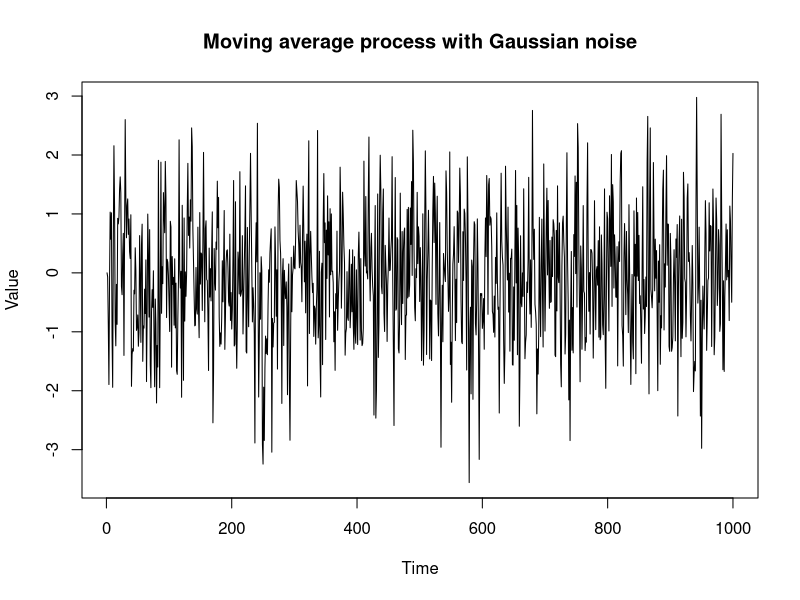

Recreate this plot in R.
# Set the parameters
n <- 1000 # number of observations
theta <- 0.3 # value of theta (k/10) k = 3
sigma <- 1 # standard deviation of white noise

# Generate a Gaussian white noise[^3^][3]
Z <- rnorm(n, mean = 0, sd = sigma)

# Initialize the moving average process
X <- rep(0, n)

# Define the moving average process
for (t in 2:n) {
    X[t] <- Z[t] + theta * Z[t - 1]
}

# Plot the simulated values[^4^][4]
plot(X, type = "l", main = "Moving average process with Gaussian noise", xlab = "Time", ylab = "Value")
